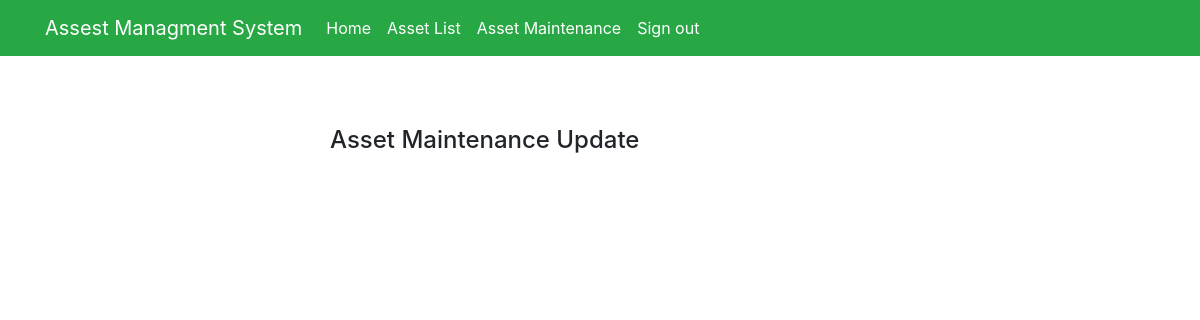
The page /assetmainupdate/77/ (signed in) on the database as committed earlier.
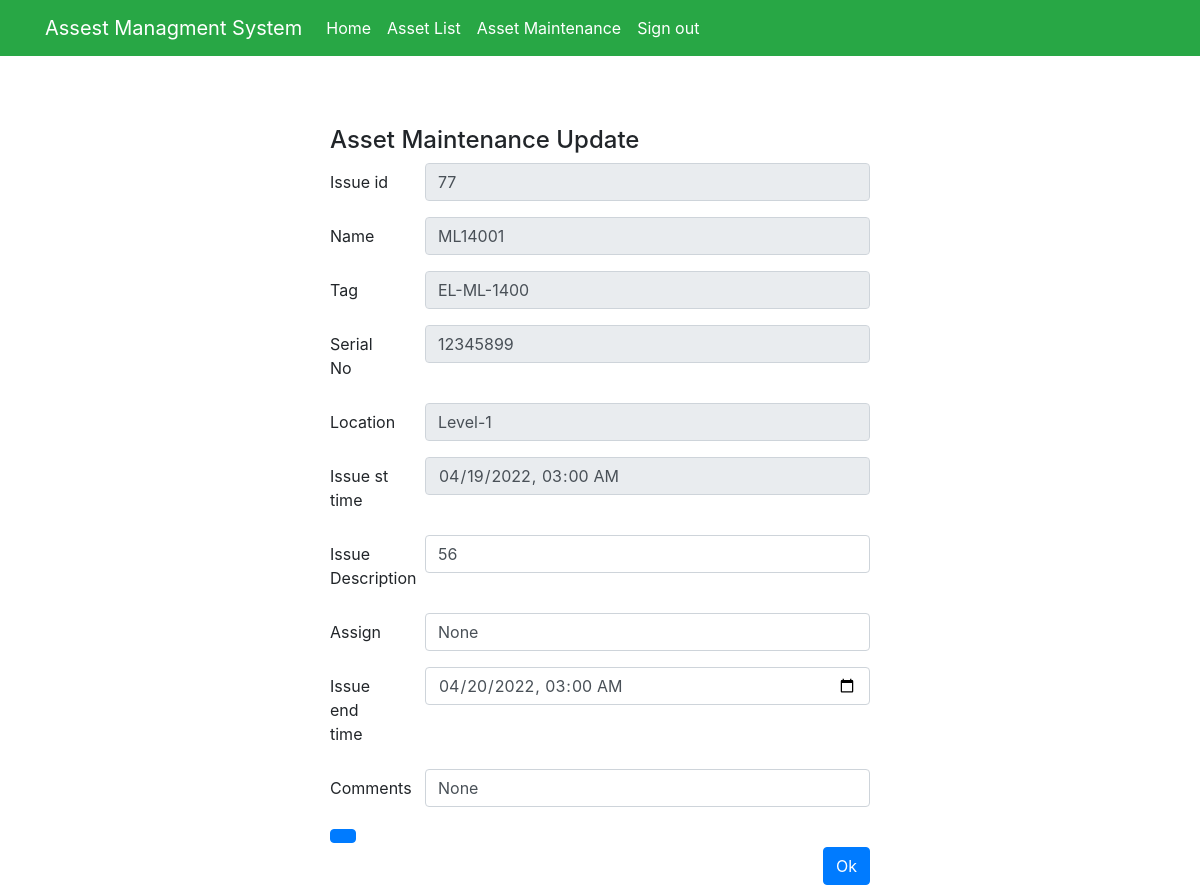
The same page on the database as committed later.
### myapp/models.py (models this page shows)
class AssetMain(models.Model):
    asset_id = models.CharField(max_length=100)
    asset_name = models.CharField(max_length=100)
    asset_tag = models.CharField(max_length=100)
    asset_serial_No = models.CharField(max_length=100)
    asset_loc = models.CharField(max_length=100)
    asset_status = models.CharField(max_length=100,null=True, default=None, blank=True)
    date_main = models.DateTimeField(blank=True, null=True,default=datetime.date.today)
    asset_desc = models.CharField(max_length=100,null=True, default=None, blank=True)
    asset_assign = models.CharField(max_length=100,null=True, default=None, blank=True)
    date_solved = models.DateTimeField(null=True, default=None, blank=True)
    asset_comments = models.CharField(max_length=100,null=True, default=None, blank=True)
    def __str__(self):
        return self.asset_name

### myapp/views.py (the view, shortened to what this page needs)
# urls.py: path('assetmainupdate/<int:pk>/', views.assetmainupdate, name="assetmainupdate"),
@login_required(login_url='signin')
def assetmainupdate(request,pk,new={}):
    global id_g
    print('s1')
    print(pk)
    asset_main = AssetMain.objects.filter(id=pk)
    print(asset_main)
    context = {}
    return render(request, 'myapp/assetmainupdate.html', locals())

### myapp/templates/myapp/assetmainupdate.html (shortened to what the changed rows need)
{% extends 'myapp/base.html' %}
{% block content %}
<div class="container">
    <div class="row">
        <div class="col-sm-6 mx-auto" style="margin-top: 70px">
                {% for row in asset_main %}
                <form action="{% url 'assetmainupdate' row.id %}" method="post">
                <div class="form-group row">
                    <label for="example-email-input" class="col-2 col-form-label">Issue id</label>
                    <div class="col-10">
                        <input name='Issue_id' class="form-control" type="text" id="example-email-input"value="{{row.id}}" readonly>
                    </div>
                </div>
                <div class="form-group row">
                    <label for="example-email-input" class="col-2 col-form-label">Name</label>
                    <div class="col-10">
                        <input name='asset_name' class="form-control" type="text" id="example-email-input"value="{{row.asset_name}}" readonly >
                    </div>
                </div>
                <div class="form-group row">
                    <label for="example-email-input" class="col-2 col-form-label">Tag</label>
                    <div class="col-10">
                        <input name='asset_tag' class="form-control" type="text" value="{{row.asset_tag}}" readonly>
                    </div>
                </div>
                <div class="form-group row">
                    <label for="example-email-input" class="col-2 col-form-label">Serial No</label>
                    <div class="col-10">
                        <input name='asset_serial_No' class="form-control" type="text" id="example-email-input"value="{{row.asset_serial_No}}" readonly>
                    </div>
                </div>
                <div class="form-group row">
                    <label for="example-email-input" class="col-2 col-form-label">Location</label>
                    <div class="col-10">
                        <input name='asset_loc' class="form-control" type="text" value="{{row.asset_loc}}"readonly>
                    </div>
                </div>
                <div class="form-group row">
                    <label for="example-email-input" class="col-2 col-form-label" >Issue st time</label>
                    <div class="col-10">
                        <input name='date_main' class="form-control" type="datetime-local" value="{{row.date_main|date:'Y-m-d'}}T{{row.date_main|time:'H:i:s'}}" readonly>
                    </div>
                </div>
                <div class="form-group row">
                    <label for="example-email-input" class="col-2 col-form-label">Issue Description</label>
                    <div class="col-10">
                        <input name='asset_desc' class="form-control" type="text" value="{{row.asset_desc}}">
                    </div>
                </div>
                <div class="form-group row">
                    <label for="example-email-input" class="col-2 col-form-label">Assign</label>
                    <div class="col-10">
                        <input name='asset_assign' class="form-control" type="text" value="{{row.asset_assign}}">
                    </div>
                </div>
                <div class="form-group row">
                    <label for="example-email-input" class="col-2 col-form-label" >Issue end time</label>
                    <div class="col-10">
                        <input name='date_solved' class="form-control" required="" type="datetime-local" value="{{row.date_solved|date:'Y-m-d'}}T{{row.date_solved|time:'H:i:s'}}">
                    </div>
                </div>
                <div class="form-group row">
                    <label for="example-email-input" class="col-2 col-form-label">Comments</label>
                    <div class="col-10">
                        <input name='asset_comments' class="form-control" type="text" value="{{row.asset_comments}}">
                    </div>
                </div>
                <div class="pull-right">
                    <td><a class="btn btn-primary btn-s" href="{% url 'workorder' row.id%}" method="post"></a></td>
                </div>
                <div>
                    <button type="submit" name="python_code" class="btn btn-primary float-right">Ok</button>
                </div>
                {% endfor %}
                </form>
        </div>
    </div>
</div>
{% endblock %}

Rows that differ between the two databases and show on the page:
added AssetMain: asset_tag "EL-ML-1400", asset_loc "Level-1", date_main "04/19/2022 03:00", asset_desc "56", asset_assign "None", date_solved "04/20/2022 03:00", asset_comments "None"
